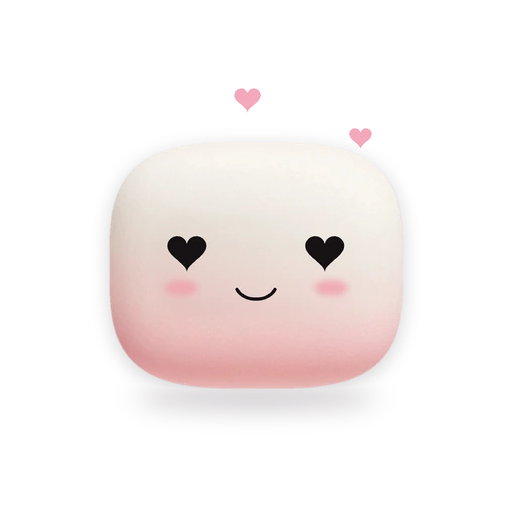
#> input picture mockups/animaciones/amor.webp, 512 x 512 px, given in place of 11_mochi_squircle_3.png, which was not available; the run also reads 1 picture not shown here
$ python generar.py amor.webp
#> lines starting #> are read from the running program, lines starting #| are printed output that depends on the picture; after the words box and inside, x2 and y2 are one past the last pixel; in counts of white or black regions, pixels touching at a corner belong together; pictures that were not available may be replaced by others from this repository, and a replacement may not be noted
### mockups/animaciones/luchi.py
"""Renderer de Luchi: cuerpo + cara paramétrica + estilo personalizable.

Dos capas de datos, separadas a propósito:
- Parámetros de EXPRESIÓN (cambian cada frame): apertura de ojos, mirada, boca, cejas, párpados...
  Las animaciones solo tocan esto.
- ESTILO (lo elige el usuario): color, mejillas, ojos, boca, tatuaje, accesorio.
  Cualquier estilo responde a los mismos parámetros, así todas las animaciones funcionan con todos.
"""
import math, os
from dataclasses import dataclass, replace
from PIL import Image, ImageDraw, ImageFilter, ImageChops, ImageFont

HERE = os.path.dirname(os.path.abspath(__file__))
OUT_SIZE = 512
K = 2                      # supersampling del lienzo
CAN = OUT_SIZE * K

ORIG = Image.open(os.path.join(HERE, "fuentes", "11_mochi_squircle_3.png")).convert("RGB")
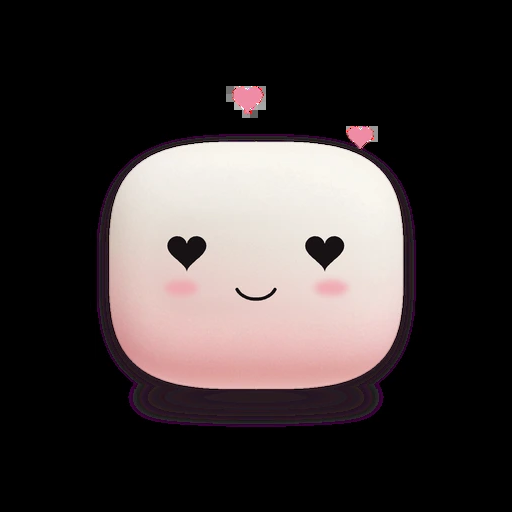
#> ORIG: PIL image 512x512 RGB; mean R, G, B 61.2, 54, 53.7
BLANK = Image.open(os.path.join(HERE, "fuentes", "22_luchi_sin_cara.png")).convert("RGB")
#> BLANK: PIL image 512x512 RGB; every value is 0

INK = (22, 18, 20)
WHITE = (252, 250, 247)
EXTRA = (150, 132, 175)    # adornos: lavanda media, se lee en fondos claros y oscuros
EL, ER, EY = (353, 478), (668, 478), 478

# ================================================================ utilidades
def clamp(x, a=0.0, b=1.0): return max(a, min(b, x))
def smooth(a, b, x):
    t = clamp((x - a) / (b - a)) if b != a else float(x >= b)
    return t * t * (3 - 2 * t)
def ease_io(t): t = clamp(t); return 0.5 - 0.5 * math.cos(math.pi * t)
def bump(t, a, b, fade=0.15):
    """1 entre a y b, con entradas y salidas suaves de duración fade."""
    return smooth(a, a + fade, t) * (1 - smooth(b - fade, b, t))

def font(name, size):
    try: return ImageFont.truetype("C:/Windows/Fonts/" + name, size)
    except OSError: return ImageFont.load_default()

class Ink:
    """Capa de tinta con supersampling: líneas con puntas redondas, polígonos, elipses."""
    SS = 2
    def __init__(self, size=1024):
        self.size = size
        self.l = Image.new("L", (size * self.SS, size * self.SS), 0); self.d = ImageDraw.Draw(self.l)
    def _p(self, pts): return [(x * self.SS, y * self.SS) for x, y in pts]
    # [5 lines left out: function line, not called in this run]
    def arc(self, c, rx, ry, a0, a1, w=7, a=1.0, n=28):
        self.line([(c[0] + rx * math.cos(math.radians(a0 + (a1 - a0) * i / n)),
                    c[1] + ry * math.sin(math.radians(a0 + (a1 - a0) * i / n))) for i in range(n + 1)], w, a)
    def poly(self, pts, a=1.0):
        if a > 0.01 and len(pts) > 2: self.d.polygon(self._p(pts), fill=int(255 * a))
    # [5 lines left out: function ellipse, not called in this run]
    def text(self, xy, s, fnt, anchor="mm"):
        self.d.text((xy[0] * self.SS, xy[1] * self.SS), s, font=fnt, fill=255, anchor=anchor)
    def mask(self): return self.l.resize((self.size, self.size), Image.LANCZOS)
    def apply(self, img, color=INK):
        img.paste(Image.new("RGB", img.size, color), (0, 0), self.mask())

# [13 lines left out: functions heart_pts, star_pts, not called in this run]

# ================================================================ estilo
@dataclass(frozen=True)
class Style:
    color: str = "rosa"
    blush: str = "rosa"
    eyes: str = "brillo"
    mouth: str = "linea"
    pattern: str = "ninguno"                 # tatuaje de cuerpo completo
    flash: tuple = ()                        # tatuajes chicos: ((nombre, slot), ...), hasta 3
    accessory: str = "ninguno"

STYLE = Style()
def set_style(**kw):
    global STYLE
    STYLE = replace(Style(), **kw)

# colores del cuerpo: tono (0-1), multiplicador de saturación, de brillo
COLORS = {
    "rosa":     (None, 1.0, 1.0),
    "rojo":     (0.985, 2.3, 0.98),
    "naranja":  (0.065, 2.0, 1.0),
    "amarillo": (0.14, 2.0, 1.0),
    "verde":    (0.30, 1.6, 0.97),
    "menta":    (0.45, 1.25, 1.0),
    "celeste":  (0.54, 1.35, 1.0),
    "azul":     (0.62, 1.9, 0.96),
    "violeta":  (0.76, 1.6, 0.97),
    "nube":     (0.0, 0.0, 0.96),
}
BLUSHES = {"rosa": (240, 165, 175), "coral": (245, 150, 130), "durazno": (250, 190, 150),
           "lavanda": (200, 170, 235), "ninguno": None}

# ================================================================ cuerpo base
def _clean_blank():
    base = BLANK.copy(); o = ORIG.load()
    mask = Image.new("L", (1024, 1024), 0)
#> mask: PIL image 1024x1024 L; every value is 0
    ImageDraw.Draw(mask).rounded_rectangle((268, 395, 758, 630), radius=90, fill=255)
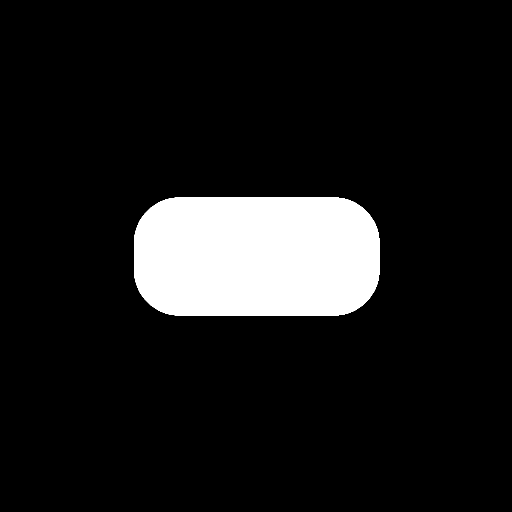
#> mask: PIL image 1024x1024 L (shown at 1/2 size); 10.4% white; 1 white region, box (x1, y1, x2, y2) and area: (268, 395, 759, 631) 108816
    mask = mask.filter(ImageFilter.GaussianBlur(14))
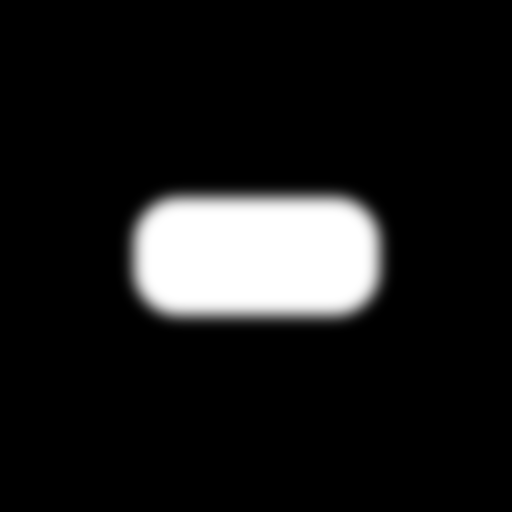
#> mask: PIL image 1024x1024 L (shown at 1/2 size); min 0, max 255, mean 26.5
    grad = Image.new("RGB", (1024, 1024)); g = grad.load()
#> after `grad = Image.new('RGB', (1024, 1024))`: grad: PIL image 1024x1024 RGB; every value is 0
    for y in range(1024):
        c1, c2 = o[235, y], o[790, y]
        for x in range(1024):
            t = clamp((x - 235) / 555)
            g[x, y] = tuple(int(c1[i] * (1 - t) + c2[i] * t) for i in range(3))
    grad = grad.filter(ImageFilter.GaussianBlur(10))
    tex = ImageChops.subtract(base, base.filter(ImageFilter.GaussianBlur(3)), offset=128)
    return Image.composite(ImageChops.add(grad, tex, offset=-128), base, mask)

BASE = _clean_blank()
_TINT = {}
# [13 lines left out: function body_base, not called in this run]

def color_hex(color):
    r, g, b = body_base(color).getpixel((511, 765)); return f"#{r:02x}{g:02x}{b:02x}"

# ================================================================ ojos (sprites por estilo)
ES = 140                    # tamaño del sprite de ojo; centro en (70, 70)
EYE_SIZE = {"brillo": (94, 94), "punto": (60, 60), "ovalo": (62, 94), "pestanas": (94, 94),
            "estrellados": (102, 102), "gatunos": (96, 70)}
_EYES = {}

def _sprite_canvas(): return Image.new("RGBA", (ES * 3, ES * 3), (0, 0, 0, 0))
def _down(im): return im.resize((ES, ES), Image.LANCZOS)

# [49 lines left out: function eye_sprite, not called in this run]

# ================================================================ bocas como contornos
MOUTH_N = 48

# [17 lines left out: functions _stroke, _filled, not called in this run]

def _arc_center(cx, cy, rx, ry, a0, a1):
    return [(cx + rx * math.cos(math.radians(a0 + (a1 - a0) * i / (MOUTH_N - 1))),
             cy + ry * math.sin(math.radians(a0 + (a1 - a0) * i / (MOUTH_N - 1)))) for i in range(MOUTH_N)]

def _u(i): return i / (MOUTH_N - 1)

# [23 lines left out: function mouth_shape, not called in this run]

MOUTH_STYLES = ["linea", "gruesa", "dientes", "colmillo", "labios", "lengua"]
LIPS = (205, 55, 88)
TONGUE = (236, 112, 132)

# [18 lines left out: functions mouth_outline, _caps, not called in this run]

def _clip_paste(img, mask_shape, mask_clip, color):
    m = ImageChops.multiply(mask_shape, mask_clip)
    img.paste(Image.new("RGB", img.size, color), (0, 0), m)

# [55 lines left out: function draw_mouth, not called in this run]

# ================================================================ tatuajes (ver tatuajes.py)
import tatuajes

def draw_tattoos(img):
    if STYLE.pattern == "ninguno" and not STYLE.flash: return img
    return tatuajes.apply_ink(img, tatuajes.tattoo_layer_cached(STYLE.pattern, STYLE.flash))

# ================================================================ accesorios (ver accesorios.py)
import accesorios
ACCESSORIES = ["ninguno"] + list(accesorios.INFO)
_ACC = {}

def accessory_layer(name):
    if name not in _ACC: _ACC[name] = accesorios.render(name, BODY)
    return _ACC[name]

# ================================================================ cara paramétrica
DEFAULT = dict(open_l=1.0, open_r=1.0, closed_l="line", closed_r="line", look_x=0.0, look_y=0.0,
               eye_scale=1.0, heart=0.0, heart_scale=1.0, spiral=0.0, spiral_rot=0.0,
               lid_l=0.0, lid_r=0.0, lid_tilt=0.0, blush=1.0,
               brow_sad=0.0, brow_up=0.0, brow_angry=0.0,
               mouth={"w": 1.0}, talk_open=0.0, o_size=0.0, wave_phase=0.0, yawn=0.0, tear=0.0)

# [79 lines left out: functions _lid, draw_face, not called in this run]

def face(**kw):
    p = dict(DEFAULT); p.update(kw); return draw_face(p)

def mix(a, b, t):
    keys = set(a) | set(b)
    return {k: a.get(k, 0) * (1 - t) + b.get(k, 0) * t for k in keys}

# ================================================================ cuerpo, sprite y lienzo
L, R, T, B, N = 176, 846, 234, 797, 3.3
_cx, _cy, _a, _b = (L + R) / 2, (T + B) / 2, (R - L) / 2, (B - T) / 2
BODY = Image.new("L", (1024, 1024), 0); _px = BODY.load()
for y in range(T - 5, B + 5):
    for x in range(L - 5, R + 5):
        _px[x, y] = 255 if abs((x - _cx) / _a) ** N + abs((y - _cy) / _b) ** N <= 1 else 0
BODY = BODY.filter(ImageFilter.GaussianBlur(1.2))
BODY_BOX_W, BODY_BOX_H = (R - L) + 16, (B - T) + 16
EXT = (L - 8 - 110, T - 8 - 200, R + 8 + 110, B + 8 + 12)      # margen para accesorios
SPR_W, SPR_H = EXT[2] - EXT[0], EXT[3] - EXT[1]
ANCHOR_Y = (B + 8) - EXT[1]
BODY_W = 300 * K
BODY_H = BODY_W * BODY_BOX_H / BODY_BOX_W
GROUND = int(395 * K)

# [33 lines left out: functions sprite, shadow_layers, render, not called in this run]

### mockups/animaciones/generar.py
"""Exporta las animaciones y el catálogo de personalización de Luchi.

Uso: python generar.py [anim] [catalogo] [presets] [assets] [<emoción> ...] [--frames]   (requiere Pillow)
  sin argumentos   genera todo
  anim             las 16 animaciones (webp) + emociones.png
  assets           capas listas para la app + catalogo.json (../../assets/luchi/)
  catalogo         hojas de colores, ojos, bocas, tatuajes y accesorios (../personalizacion/)
  presets          Luchis de ejemplo animados (../personalizacion/presets/)
  <emoción>        solo esa animación (p. ej. enojado)
  --frames         además guarda cada frame como PNG en frames/<emoción>/
"""
import json, math, os, shutil, sys
from PIL import Image, ImageDraw
#> (the run stopped early here; a loop or call above may not have finished)
